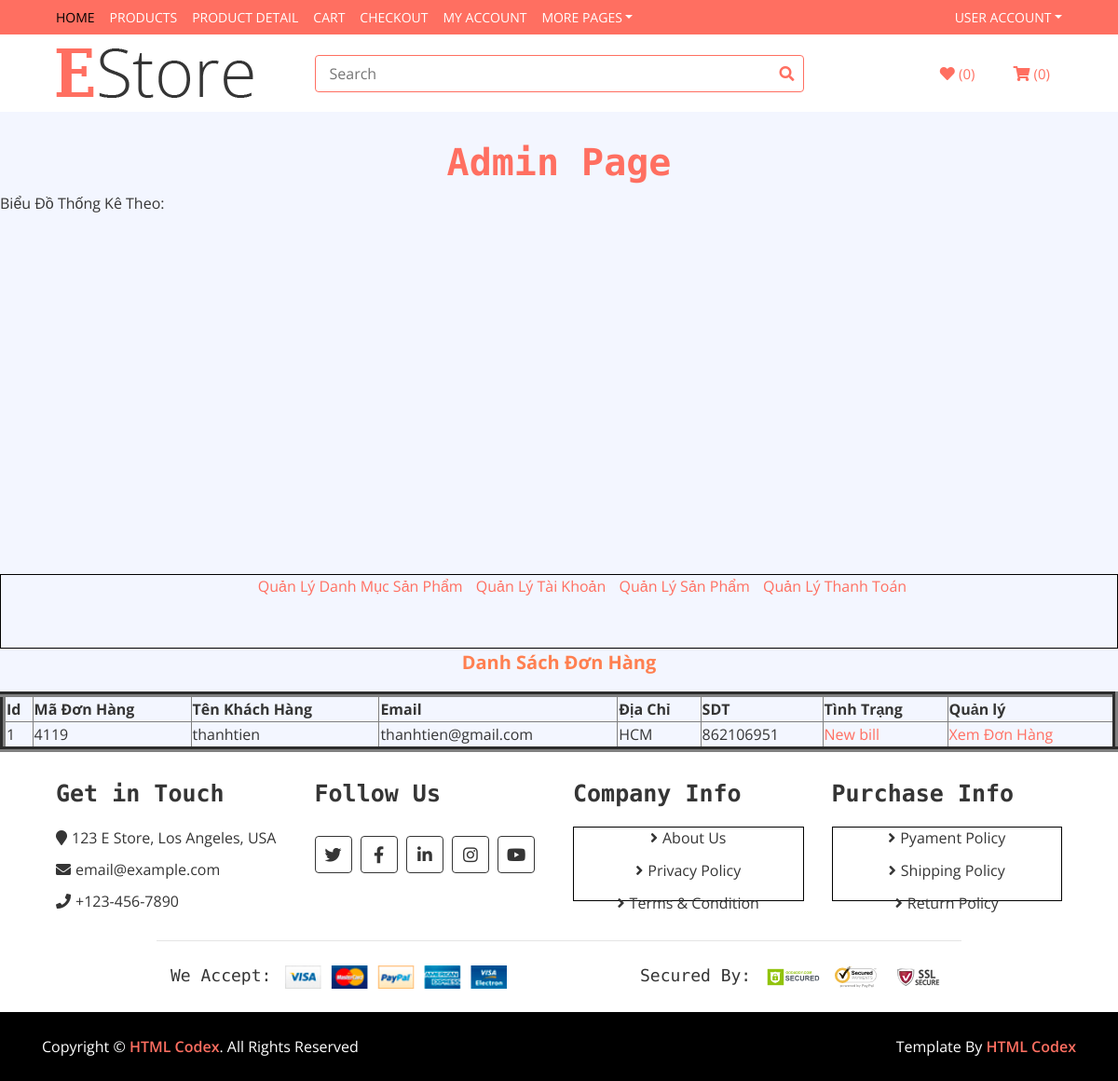
Screenshot of /Admin/index.php?action=quanlydonhang&query=lietke with the database file from the repository.
### tables this page shows
CREATE TABLE `tbl_cart` (
  `id_khachhang` int(11) NOT NULL,
  `code_cart` varchar(50) NOT NULL,
  `cart_status` tinyint(1) NOT NULL
);

CREATE TABLE `tbl_taikhoan` (
  `USERID` int(11) NOT NULL,
  `USERNAME` varchar(200) NOT NULL,
  `PASSWORD` varchar(20) NOT NULL,
  `EMAIL` varchar(20) NOT NULL,
  `MAQUYEN` int(11) NOT NULL,
  `enable` tinyint(1) NOT NULL
);

CREATE TABLE `tbl_khachhang` (
  `MAKH` int(10) NOT NULL,
  `HOKH` char(50) NOT NULL,
  `TENKH` char(50) NOT NULL,
  `USERID_KH` int(6) NOT NULL,
  `DIACHI` char(50) NOT NULL,
  `SDT` int(11) NOT NULL,
  `enable_kh` tinyint(1) NOT NULL
);

### Admin/modules/quanlydonhang/lietke.php (the view)
<?php
$sql_lietkedsdonhang="SELECT * FROM tbl_cart,tbl_taikhoan, tbl_khachhang WHERE tbl_cart.id_khachhang=tbl_taikhoan.USERID AND
tbl_cart.id_khachhang=tbl_khachhang.MAKH ";
$querry_lietkedonhang = mysqli_query($mysqli,$sql_lietkedsdonhang);
?>
<p style="font-size:20px;text-align:center; color:coral; font-weight:bold">Danh Sách Đơn Hàng</p>
<table style="width: 100%;" border="6",style="border-collapse:collapse">
<tr>
     <th>Id</th>
     <th>Mã Đơn Hàng</th>
     <th>Tên Khách Hàng</th>
     <th>Email</th>
     <th>Địa Chỉ</th>
     <th>SDT</th>
     <th>Tình Trạng</th>
     <th>Quản lý</th>
</tr>
<?php
$i=0;
while($row_dh=mysqli_fetch_array($querry_lietkedonhang)){
$i++;
?>
<tr>
<td><?php echo $i?></td>
    <td><?php echo $row_dh['code_cart']?></td>
    <td><?php echo $row_dh['USERNAME']?></td>
    <td><?php echo $row_dh['EMAIL']?></td>
    <td><?php echo $row_dh['DIACHI']?></td>
    <td><?php echo $row_dh['SDT']?></td>
    <td>
     <?php
     if($row_dh['cart_status']==1)
     {
       echo '<a href="modules/quanlydonhang/xuly.php?code='.$row_dh['code_cart'].'">New bill</a>';
     }
      else{
       echo 'Seen';
      }
     ?>
    </td>
    <td>
        <a href="index.php?action=donhang&query=xemdonhang&code=<?php echo $row_dh['code_cart']?>">Xem Đơn Hàng</a>
    </td>
</tr>
<?php
}
?>
</table>

### Admin/css/styleAdmin.css (style rules this page uses)
body { color: #353535; font-family: 'Open Sans', sans-serif; font-weight: 400; background: #f3f6ff; }
a { color: #FF6F61; }

### rows the page displays
tbl_cart: code_cart "4119", tbl_taikhoan.USERNAME "thanhtien", tbl_taikhoan.EMAIL "thanhtien@gmail.com", tbl_khachhang.DIACHI "HCM", tbl_khachhang.SDT "862106951"
